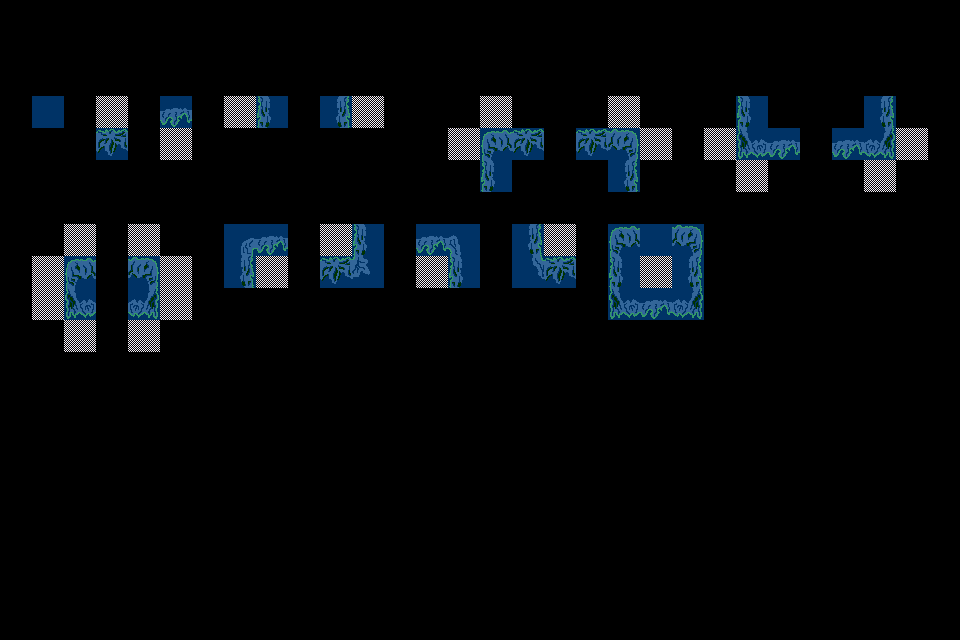

Below is a game level as drawn by its tile map, then a one-line description and the .tmx file that defines it, in full:
An orthogonal 30x20 tile map with 32x32 px tiles, 3 tile layers (regions, input_prototype, output_terrain), 2 tilesets.

<map version="1.10" tiledversion="1.10.2" orientation="orthogonal" renderorder="right-down" width="30" height="20" tilewidth="32" tileheight="32" infinite="0" nextlayerid="4" nextobjectid="1">
 <tileset firstgid="1" source="../../../Base_level_tile_set.tsx" />
 <tileset firstgid="55" source="../../../Basic_Level_Tile.tsx" />
 <layer id="1" name="regions" width="30" height="20" opacity="0.95">
  <data encoding="csv">
0,0,0,0,0,0,0,0,0,0,0,0,0,0,0,0,0,0,0,0,0,0,0,0,0,0,0,0,0,0,
0,0,0,0,0,0,0,0,0,0,0,0,0,0,0,0,0,0,0,0,0,0,0,0,0,0,0,0,0,0,
0,0,0,0,0,0,0,0,0,0,0,0,0,0,0,0,0,0,0,0,0,0,0,0,0,0,0,0,0,0,
0,68,0,68,0,68,0,68,68,0,68,68,0,0,0,68,0,0,0,68,0,0,0,68,0,0,0,68,0,0,
0,0,0,68,0,68,0,0,0,0,0,0,0,0,68,68,68,0,68,68,68,0,68,68,68,0,68,68,68,0,
0,0,0,0,0,0,0,0,0,0,0,0,0,0,0,68,0,0,0,68,0,0,0,68,0,0,0,68,0,0,
0,0,0,0,0,0,0,0,0,0,0,0,0,0,0,0,0,0,0,0,0,0,0,0,0,0,0,0,0,0,
0,0,68,0,68,0,0,68,68,0,68,68,0,68,68,0,68,68,0,68,68,68,0,0,0,0,0,0,0,0,
0,68,68,0,68,68,0,68,68,0,68,68,0,68,68,0,68,68,0,68,68,68,0,0,0,0,0,0,0,0,
0,68,68,0,68,68,0,0,0,0,0,0,0,0,0,0,0,0,0,68,68,68,0,0,0,0,0,0,0,0,
0,0,68,0,68,0,0,0,0,0,0,0,0,0,0,0,0,0,0,0,0,0,0,0,0,0,0,0,0,0,
0,0,0,0,0,0,0,0,0,0,0,0,0,0,0,0,0,0,0,0,0,0,0,0,0,0,0,0,0,0,
0,0,0,0,0,0,0,0,0,0,0,0,0,0,0,0,0,0,0,0,0,0,0,0,0,0,0,0,0,0,
0,0,0,0,0,0,0,0,0,0,0,0,0,0,0,0,0,0,0,0,0,0,0,0,0,0,0,0,0,0,
0,0,0,0,0,0,0,0,0,0,0,0,0,0,0,0,0,0,0,0,0,0,0,0,0,0,0,0,0,0,
0,0,0,0,0,0,0,0,0,0,0,0,0,0,0,0,0,0,0,0,0,0,0,0,0,0,0,0,0,0,
0,0,0,0,0,0,0,0,0,0,0,0,0,0,0,0,0,0,0,0,0,0,0,0,0,0,0,0,0,0,
0,0,0,0,0,0,0,0,0,0,0,0,0,0,0,0,0,0,0,0,0,0,0,0,0,0,0,0,0,0,
0,0,0,0,0,0,0,0,0,0,0,0,0,0,0,0,0,0,0,0,0,0,0,0,0,0,0,0,0,0,
0,0,0,0,0,0,0,0,0,0,0,0,0,0,0,0,0,0,0,0,0,0,0,0,0,0,0,0,0,0
</data>
 </layer>
 <layer id="2" name="input_prototype" width="30" height="20">
  <properties>
   <property name="AutoEmpty" type="bool" value="false" />
  </properties>
  <data encoding="csv">
0,0,0,0,0,0,0,0,0,0,0,0,0,0,0,0,0,0,0,0,0,0,0,0,0,0,0,0,0,0,
0,0,0,0,0,0,0,0,0,0,0,0,0,0,0,0,0,0,0,0,0,0,0,0,0,0,0,0,0,0,
0,0,0,0,0,0,0,0,0,0,0,0,0,0,0,0,0,0,0,0,0,0,0,0,0,0,0,0,0,0,
0,65,0,0,0,65,0,0,65,0,65,0,0,0,0,0,0,0,0,0,0,0,0,65,0,0,0,65,0,0,
0,0,0,65,0,0,0,0,0,0,0,0,0,0,0,65,65,0,65,65,0,0,0,65,65,0,65,65,0,0,
0,0,0,0,0,0,0,0,0,0,0,0,0,0,0,65,0,0,0,65,0,0,0,0,0,0,0,0,0,0,
0,0,0,0,0,0,0,0,0,0,0,0,0,0,0,0,0,0,0,0,0,0,0,0,0,0,0,0,0,0,
0,0,0,0,0,0,0,65,65,0,0,65,0,65,65,0,65,0,0,65,65,65,0,0,0,0,0,0,0,0,
0,0,65,0,65,0,0,65,0,0,65,65,0,0,65,0,65,65,0,65,0,65,0,0,0,0,0,0,0,0,
0,0,65,0,65,0,0,0,0,0,0,0,0,0,0,0,0,0,0,65,65,65,0,0,0,0,0,0,0,0,
0,0,0,0,0,0,0,0,0,0,0,0,0,0,0,0,0,0,0,0,0,0,0,0,0,0,0,0,0,0,
0,0,0,0,0,0,0,0,0,0,0,0,0,0,0,0,0,0,0,0,0,0,0,0,0,0,0,0,0,0,
0,0,0,0,0,0,0,0,0,0,0,0,0,0,0,0,0,0,0,0,0,0,0,0,0,0,0,0,0,0,
0,0,0,0,0,0,0,0,0,0,0,0,0,0,0,0,0,0,0,0,0,0,0,0,0,0,0,0,0,0,
0,0,0,0,0,0,0,0,0,0,0,0,0,0,0,0,0,0,0,0,0,0,0,0,0,0,0,0,0,0,
0,0,0,0,0,0,0,0,0,0,0,0,0,0,0,0,0,0,0,0,0,0,0,0,0,0,0,0,0,0,
0,0,0,0,0,0,0,0,0,0,0,0,0,0,0,0,0,0,0,0,0,0,0,0,0,0,0,0,0,0,
0,0,0,0,0,0,0,0,0,0,0,0,0,0,0,0,0,0,0,0,0,0,0,0,0,0,0,0,0,0,
0,0,0,0,0,0,0,0,0,0,0,0,0,0,0,0,0,0,0,0,0,0,0,0,0,0,0,0,0,0,
0,0,0,0,0,0,0,0,0,0,0,0,0,0,0,0,0,0,0,0,0,0,0,0,0,0,0,0,0,0
</data>
 </layer>
 <layer id="3" name="output_terrain" width="30" height="20">
  <properties>
   <property name="DeleteTiles" type="bool" value="true" />
  </properties>
  <data encoding="csv">
0,0,0,0,0,0,0,0,0,0,0,0,0,0,0,0,0,0,0,0,0,0,0,0,0,0,0,0,0,0,
0,0,0,0,0,0,0,0,0,0,0,0,0,0,0,0,0,0,0,0,0,0,0,0,0,0,0,0,0,0,
0,0,0,0,0,0,0,0,0,0,0,0,0,0,0,0,0,0,0,0,0,0,0,0,0,0,0,0,0,0,
0,65,0,0,0,74,0,0,64,0,66,0,0,0,0,0,0,0,0,0,0,0,0,64,0,0,0,66,0,0,
0,0,0,56,0,0,0,0,0,0,0,0,0,0,0,55,56,0,56,57,0,0,0,73,74,0,74,75,0,0,
0,0,0,0,0,0,0,0,0,0,0,0,0,0,0,64,0,0,0,66,0,0,0,0,0,0,0,0,0,0,
0,0,0,0,0,0,0,0,0,0,0,0,0,0,0,0,0,0,0,0,0,0,0,0,0,0,0,0,0,0,
0,0,0,0,0,0,0,58,59,0,0,69,0,59,60,0,67,0,0,55,0,57,0,0,0,0,0,0,0,0,
0,0,55,0,57,0,0,67,0,0,77,78,0,0,69,0,76,77,0,64,0,66,0,0,0,0,0,0,0,0,
0,0,73,0,75,0,0,0,0,0,0,0,0,0,0,0,0,0,0,73,74,75,0,0,0,0,0,0,0,0,
0,0,0,0,0,0,0,0,0,0,0,0,0,0,0,0,0,0,0,0,0,0,0,0,0,0,0,0,0,0,
0,0,0,0,0,0,0,0,0,0,0,0,0,0,0,0,0,0,0,0,0,0,0,0,0,0,0,0,0,0,
0,0,0,0,0,0,0,0,0,0,0,0,0,0,0,0,0,0,0,0,0,0,0,0,0,0,0,0,0,0,
0,0,0,0,0,0,0,0,0,0,0,0,0,0,0,0,0,0,0,0,0,0,0,0,0,0,0,0,0,0,
0,0,0,0,0,0,0,0,0,0,0,0,0,0,0,0,0,0,0,0,0,0,0,0,0,0,0,0,0,0,
0,0,0,0,0,0,0,0,0,0,0,0,0,0,0,0,0,0,0,0,0,0,0,0,0,0,0,0,0,0,
0,0,0,0,0,0,0,0,0,0,0,0,0,0,0,0,0,0,0,0,0,0,0,0,0,0,0,0,0,0,
0,0,0,0,0,0,0,0,0,0,0,0,0,0,0,0,0,0,0,0,0,0,0,0,0,0,0,0,0,0,
0,0,0,0,0,0,0,0,0,0,0,0,0,0,0,0,0,0,0,0,0,0,0,0,0,0,0,0,0,0,
0,0,0,0,0,0,0,0,0,0,0,0,0,0,0,0,0,0,0,0,0,0,0,0,0,0,0,0,0,0
</data>
 </layer>
</map>